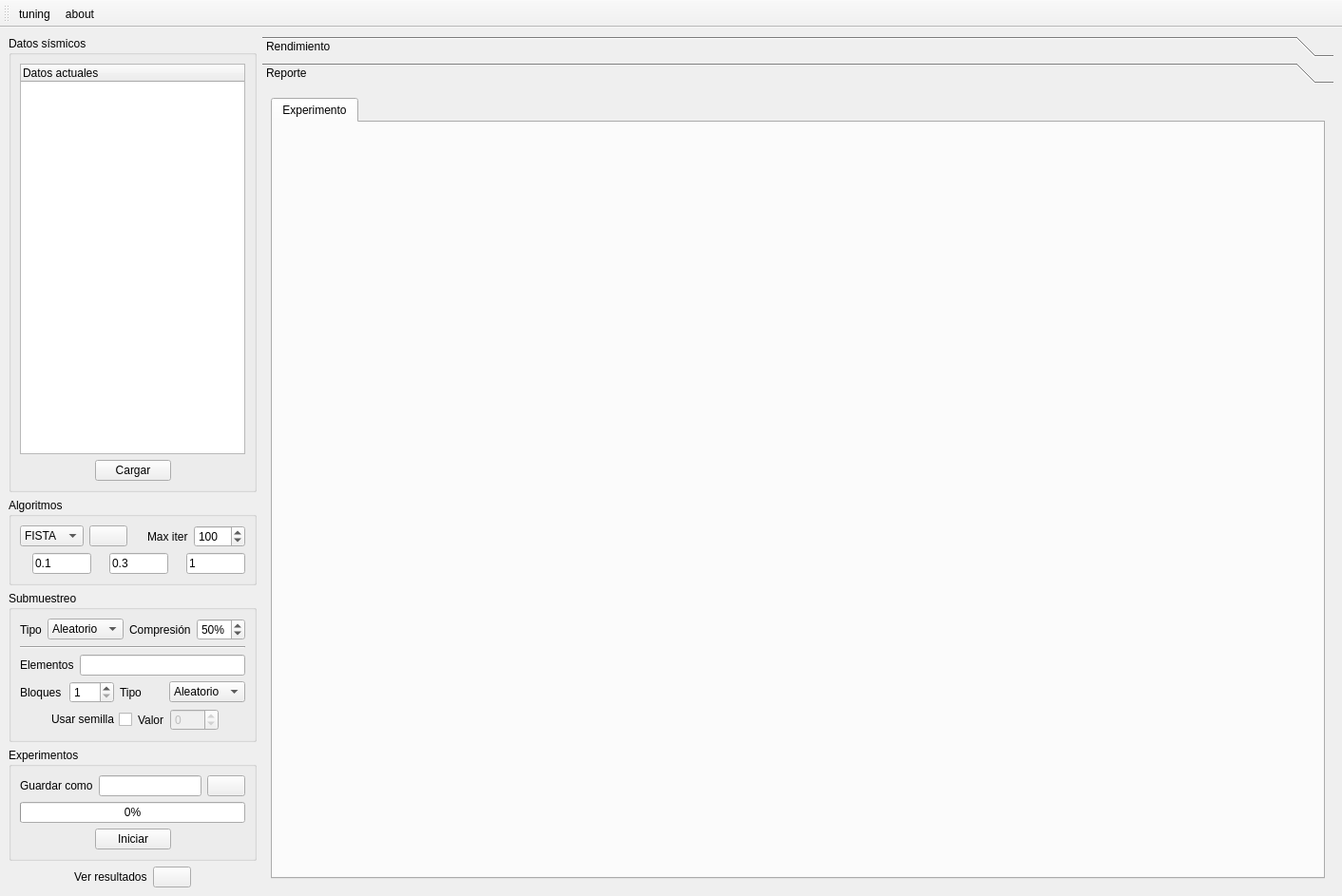
<?xml version="1.0" encoding="UTF-8"?>
<ui version="4.0">
 <class>mainWindow</class>
 <widget class="QMainWindow" name="mainWindow">
  <property name="geometry">
   <rect>
    <x>0</x>
    <y>0</y>
    <width>1412</width>
    <height>943</height>
   </rect>
  </property>
  <property name="windowTitle">
   <string>9836 Proyecto de Sísmica</string>
  </property>
  <widget class="QWidget" name="centralwidget">
   <layout class="QHBoxLayout" name="horizontalLayout_2" stretch="1,10">
    <item>
     <layout class="QVBoxLayout" name="mainLayout" stretch="0,0,0,0,0">
      <item>
       <widget class="QGroupBox" name="inputGroupBox">
        <property name="title">
         <string>Datos sísmicos</string>
        </property>
        <layout class="QVBoxLayout" name="verticalLayout_7">
         <item>
          <widget class="QTreeWidget" name="dataTreeWidget">
           <column>
            <property name="text">
             <string>Datos actuales</string>
            </property>
           </column>
          </widget>
         </item>
         <item>
          <layout class="QHBoxLayout" name="horizontalLayout">
           <item>
            <spacer name="loadHSpacer1">
             <property name="orientation">
              <enum>Qt::Horizontal</enum>
             </property>
             <property name="sizeHint" stdset="0">
              <size>
               <width>13</width>
               <height>20</height>
              </size>
             </property>
            </spacer>
           </item>
           <item>
            <widget class="QPushButton" name="loadPushButton">
             <property name="text">
              <string>Cargar</string>
             </property>
            </widget>
           </item>
           <item>
            <spacer name="loadHSpacer2">
             <property name="orientation">
              <enum>Qt::Horizontal</enum>
             </property>
             <property name="sizeHint" stdset="0">
              <size>
               <width>13</width>
               <height>20</height>
              </size>
             </property>
            </spacer>
           </item>
          </layout>
         </item>
        </layout>
       </widget>
      </item>
      <item>
       <widget class="QGroupBox" name="algorithmGroupBox">
        <property name="title">
         <string>Algoritmos</string>
        </property>
        <layout class="QVBoxLayout" name="verticalLayout_2">
         <item>
          <layout class="QHBoxLayout" name="algorithmHLayout">
           <item>
            <widget class="QComboBox" name="algorithmComboBox">
             <item>
              <property name="text">
               <string>FISTA</string>
              </property>
             </item>
             <item>
              <property name="text">
               <string>GAP</string>
              </property>
             </item>
             <item>
              <property name="text">
               <string>TwIST</string>
              </property>
             </item>
             <item>
              <property name="text">
               <string>ADMM</string>
              </property>
             </item>
            </widget>
           </item>
           <item>
            <widget class="QPushButton" name="algorithmPushButton">
             <property name="enabled">
              <bool>true</bool>
             </property>
             <property name="toolTip">
              <string>Ver ecuación</string>
             </property>
             <property name="autoFillBackground">
              <bool>false</bool>
             </property>
             <property name="text">
              <string/>
             </property>
             <property name="icon">
              <iconset resource="../assets/assets.qrc">
               <normaloff>:/icons/icons/view.png</normaloff>:/icons/icons/view.png</iconset>
             </property>
            </widget>
           </item>
           <item>
            <spacer name="algorithmHSpacer">
             <property name="orientation">
              <enum>Qt::Horizontal</enum>
             </property>
             <property name="sizeHint" stdset="0">
              <size>
               <width>13</width>
               <height>20</height>
              </size>
             </property>
            </spacer>
           </item>
           <item>
            <widget class="QLabel" name="maxiterLabel">
             <property name="text">
              <string>Max iter</string>
             </property>
            </widget>
           </item>
           <item>
            <widget class="QSpinBox" name="maxiterSpinBox">
             <property name="minimum">
              <number>1</number>
             </property>
             <property name="maximum">
              <number>9999</number>
             </property>
             <property name="value">
              <number>100</number>
             </property>
            </widget>
           </item>
          </layout>
         </item>
         <item>
          <layout class="QHBoxLayout" name="paramsHLayout">
           <item>
            <widget class="QLabel" name="param1Label">
             <property name="text">
              <string/>
             </property>
             <property name="textFormat">
              <enum>Qt::AutoText</enum>
             </property>
             <property name="pixmap">
              <pixmap resource="../assets/assets.qrc">:/equations/equations/lambda.png</pixmap>
             </property>
             <property name="scaledContents">
              <bool>true</bool>
             </property>
             <property name="wordWrap">
              <bool>false</bool>
             </property>
             <property name="margin">
              <number>0</number>
             </property>
             <property name="indent">
              <number>-1</number>
             </property>
            </widget>
           </item>
           <item>
            <widget class="QLineEdit" name="param1LineEdit">
             <property name="text">
              <string>0.1</string>
             </property>
            </widget>
           </item>
           <item>
            <widget class="QLabel" name="param2Label">
             <property name="enabled">
              <bool>true</bool>
             </property>
             <property name="sizePolicy">
              <sizepolicy hsizetype="Preferred" vsizetype="Preferred">
               <horstretch>0</horstretch>
               <verstretch>0</verstretch>
              </sizepolicy>
             </property>
             <property name="text">
              <string/>
             </property>
             <property name="pixmap">
              <pixmap resource="../assets/assets.qrc">:/equations/equations/mu.png</pixmap>
             </property>
             <property name="scaledContents">
              <bool>true</bool>
             </property>
            </widget>
           </item>
           <item>
            <widget class="QLineEdit" name="param2LineEdit">
             <property name="text">
              <string>0.3</string>
             </property>
            </widget>
           </item>
           <item>
            <widget class="QLabel" name="param3Label">
             <property name="text">
              <string/>
             </property>
             <property name="pixmap">
              <pixmap resource="../assets/assets.qrc">:/equations/equations/rho.png</pixmap>
             </property>
            </widget>
           </item>
           <item>
            <widget class="QLineEdit" name="param3LineEdit">
             <property name="text">
              <string>1</string>
             </property>
            </widget>
           </item>
          </layout>
         </item>
        </layout>
       </widget>
      </item>
      <item>
       <widget class="QGroupBox" name="samplingGroupBox">
        <property name="title">
         <string>Submuestreo</string>
        </property>
        <layout class="QVBoxLayout" name="verticalLayout_3">
         <item>
          <layout class="QHBoxLayout" name="samplingHLayout">
           <item>
            <widget class="QLabel" name="samplingTypeLabel">
             <property name="text">
              <string>Tipo</string>
             </property>
            </widget>
           </item>
           <item>
            <widget class="QComboBox" name="samplingTypeComboBox">
             <item>
              <property name="text">
               <string>Aleatorio</string>
              </property>
             </item>
             <item>
              <property name="text">
               <string>Uniforme</string>
              </property>
             </item>
             <item>
              <property name="text">
               <string>Jitter</string>
              </property>
             </item>
             <item>
              <property name="text">
               <string>Lista</string>
              </property>
             </item>
            </widget>
           </item>
           <item>
            <spacer name="compressHSpacer">
             <property name="orientation">
              <enum>Qt::Horizontal</enum>
             </property>
             <property name="sizeHint" stdset="0">
              <size>
               <width>40</width>
               <height>20</height>
              </size>
             </property>
            </spacer>
           </item>
           <item>
            <widget class="QLabel" name="compressLabel">
             <property name="text">
              <string>Compresión</string>
             </property>
            </widget>
           </item>
           <item>
            <widget class="QSpinBox" name="compressSpinBox">
             <property name="suffix">
              <string>%</string>
             </property>
             <property name="prefix">
              <string/>
             </property>
             <property name="minimum">
              <number>1</number>
             </property>
             <property name="maximum">
              <number>99</number>
             </property>
             <property name="value">
              <number>50</number>
             </property>
            </widget>
           </item>
          </layout>
         </item>
         <item>
          <widget class="Line" name="samplingHLine">
           <property name="orientation">
            <enum>Qt::Horizontal</enum>
           </property>
          </widget>
         </item>
         <item>
          <layout class="QHBoxLayout" name="elementHLayout">
           <item>
            <widget class="QLabel" name="elementLabel">
             <property name="text">
              <string>Elementos</string>
             </property>
            </widget>
           </item>
           <item>
            <widget class="QLineEdit" name="elementLineEdit"/>
           </item>
          </layout>
         </item>
         <item>
          <layout class="QHBoxLayout" name="jitterHLayout">
           <item>
            <widget class="QLabel" name="jitterBlockLabel">
             <property name="text">
              <string>Bloques</string>
             </property>
            </widget>
           </item>
           <item>
            <widget class="QSpinBox" name="jitterBlockSpinBox">
             <property name="suffix">
              <string/>
             </property>
             <property name="prefix">
              <string/>
             </property>
             <property name="minimum">
              <number>1</number>
             </property>
             <property name="maximum">
              <number>999</number>
             </property>
            </widget>
           </item>
           <item>
            <widget class="QLabel" name="jitterTypeLabel">
             <property name="text">
              <string>Tipo</string>
             </property>
            </widget>
           </item>
           <item>
            <widget class="QComboBox" name="jitterComboBox">
             <item>
              <property name="text">
               <string>Aleatorio</string>
              </property>
             </item>
             <item>
              <property name="text">
               <string>Uniforme</string>
              </property>
             </item>
            </widget>
           </item>
          </layout>
         </item>
         <item>
          <layout class="QHBoxLayout" name="sdHLayout">
           <item>
            <spacer name="seedHSpacer1">
             <property name="orientation">
              <enum>Qt::Horizontal</enum>
             </property>
             <property name="sizeHint" stdset="0">
              <size>
               <width>40</width>
               <height>20</height>
              </size>
             </property>
            </spacer>
           </item>
           <item>
            <layout class="QHBoxLayout" name="seedHLayout">
             <item>
              <widget class="QCheckBox" name="seedCheckBox">
               <property name="layoutDirection">
                <enum>Qt::RightToLeft</enum>
               </property>
               <property name="text">
                <string>Usar semilla</string>
               </property>
              </widget>
             </item>
             <item>
              <widget class="QLabel" name="seedLabel">
               <property name="text">
                <string>Valor</string>
               </property>
              </widget>
             </item>
             <item>
              <widget class="QSpinBox" name="seedSpinBox">
               <property name="enabled">
                <bool>false</bool>
               </property>
               <property name="suffix">
                <string/>
               </property>
               <property name="prefix">
                <string/>
               </property>
               <property name="minimum">
                <number>-999</number>
               </property>
               <property name="maximum">
                <number>999</number>
               </property>
              </widget>
             </item>
            </layout>
           </item>
           <item>
            <spacer name="seedHSpacer2">
             <property name="orientation">
              <enum>Qt::Horizontal</enum>
             </property>
             <property name="sizeHint" stdset="0">
              <size>
               <width>40</width>
               <height>20</height>
              </size>
             </property>
            </spacer>
           </item>
          </layout>
         </item>
        </layout>
       </widget>
      </item>
      <item>
       <widget class="QGroupBox" name="runGroupBox">
        <property name="title">
         <string>Experimentos</string>
        </property>
        <layout class="QVBoxLayout" name="verticalLayout">
         <item>
          <layout class="QHBoxLayout" name="saveAsHLayout">
           <item>
            <widget class="QLabel" name="saveAsLabel">
             <property name="text">
              <string>Guardar como</string>
             </property>
            </widget>
           </item>
           <item>
            <widget class="QLineEdit" name="saveAsLineEdit"/>
           </item>
           <item>
            <widget class="QPushButton" name="saveAsPushButton">
             <property name="text">
              <string/>
             </property>
             <property name="icon">
              <iconset resource="../assets/assets.qrc">
               <normaloff>:/icons/icons/save.png</normaloff>:/icons/icons/save.png</iconset>
             </property>
            </widget>
           </item>
          </layout>
         </item>
         <item>
          <widget class="QProgressBar" name="experimentProgressBar">
           <property name="value">
            <number>0</number>
           </property>
          </widget>
         </item>
         <item>
          <layout class="QHBoxLayout" name="startHLayout">
           <item>
            <spacer name="startHSpacer1">
             <property name="orientation">
              <enum>Qt::Horizontal</enum>
             </property>
             <property name="sizeHint" stdset="0">
              <size>
               <width>40</width>
               <height>20</height>
              </size>
             </property>
            </spacer>
           </item>
           <item>
            <widget class="QPushButton" name="startPushButton">
             <property name="text">
              <string>Iniciar</string>
             </property>
            </widget>
           </item>
           <item>
            <spacer name="startHSpacer2">
             <property name="orientation">
              <enum>Qt::Horizontal</enum>
             </property>
             <property name="sizeHint" stdset="0">
              <size>
               <width>40</width>
               <height>20</height>
              </size>
             </property>
            </spacer>
           </item>
          </layout>
         </item>
        </layout>
       </widget>
      </item>
      <item>
       <layout class="QHBoxLayout" name="horizontalLayout_4">
        <item>
         <spacer name="horizontalSpacer">
          <property name="orientation">
           <enum>Qt::Horizontal</enum>
          </property>
          <property name="sizeHint" stdset="0">
           <size>
            <width>40</width>
            <height>20</height>
           </size>
          </property>
         </spacer>
        </item>
        <item>
         <widget class="QLabel" name="label">
          <property name="text">
           <string>Ver resultados</string>
          </property>
         </widget>
        </item>
        <item>
         <widget class="QPushButton" name="pushButton">
          <property name="autoFillBackground">
           <bool>false</bool>
          </property>
          <property name="text">
           <string/>
          </property>
          <property name="icon">
           <iconset resource="../assets/assets.qrc">
            <normaloff>:/icons/icons/report.png</normaloff>:/icons/icons/report.png</iconset>
          </property>
          <property name="autoDefault">
           <bool>false</bool>
          </property>
          <property name="default">
           <bool>false</bool>
          </property>
          <property name="flat">
           <bool>false</bool>
          </property>
         </widget>
        </item>
        <item>
         <spacer name="horizontalSpacer_2">
          <property name="orientation">
           <enum>Qt::Horizontal</enum>
          </property>
          <property name="sizeHint" stdset="0">
           <size>
            <width>40</width>
            <height>20</height>
           </size>
          </property>
         </spacer>
        </item>
       </layout>
      </item>
     </layout>
    </item>
    <item>
     <widget class="QToolBox" name="resultsToolBox">
      <property name="currentIndex">
       <number>1</number>
      </property>
      <widget class="QWidget" name="performancePage">
       <property name="geometry">
        <rect>
         <x>0</x>
         <y>0</y>
         <width>1069</width>
         <height>824</height>
        </rect>
       </property>
       <attribute name="label">
        <string>Rendimiento</string>
       </attribute>
       <layout class="QVBoxLayout" name="verticalLayout_5">
        <item>
         <widget class="QTabWidget" name="performanceTabWidget">
          <property name="currentIndex">
           <number>0</number>
          </property>
          <widget class="QWidget" name="expPerformanceTab1">
           <attribute name="title">
            <string>Experimento</string>
           </attribute>
           <layout class="QHBoxLayout" name="horizontalLayout_3" stretch="9">
            <item>
             <widget class="QWidget" name="graphicPerformanceWidget" native="true">
              <layout class="QVBoxLayout" name="verticalLayout_11">
               <property name="spacing">
                <number>0</number>
               </property>
               <property name="leftMargin">
                <number>0</number>
               </property>
               <property name="topMargin">
                <number>0</number>
               </property>
               <property name="rightMargin">
                <number>0</number>
               </property>
               <property name="bottomMargin">
                <number>0</number>
               </property>
               <item>
                <layout class="QVBoxLayout" name="graphicPerformanceVLayout">
                 <property name="spacing">
                  <number>0</number>
                 </property>
                </layout>
               </item>
              </layout>
             </widget>
            </item>
           </layout>
          </widget>
         </widget>
        </item>
       </layout>
      </widget>
      <widget class="QWidget" name="reportPage">
       <property name="geometry">
        <rect>
         <x>0</x>
         <y>0</y>
         <width>1069</width>
         <height>824</height>
        </rect>
       </property>
       <attribute name="label">
        <string>Reporte</string>
       </attribute>
       <layout class="QVBoxLayout" name="verticalLayout_9">
        <item>
         <widget class="QTabWidget" name="reportTabWidget">
          <property name="currentIndex">
           <number>0</number>
          </property>
          <widget class="QWidget" name="expReportTab1">
           <attribute name="title">
            <string>Experimento</string>
           </attribute>
           <layout class="QVBoxLayout" name="verticalLayout_6" stretch="0">
            <item>
             <widget class="QWidget" name="graphicReportWidget" native="true">
              <layout class="QVBoxLayout" name="verticalLayout_12">
               <property name="spacing">
                <number>0</number>
               </property>
               <property name="leftMargin">
                <number>0</number>
               </property>
               <property name="topMargin">
                <number>0</number>
               </property>
               <property name="rightMargin">
                <number>0</number>
               </property>
               <property name="bottomMargin">
                <number>0</number>
               </property>
               <item>
                <layout class="QVBoxLayout" name="graphicReportVLayout"/>
               </item>
              </layout>
             </widget>
            </item>
           </layout>
          </widget>
         </widget>
        </item>
       </layout>
      </widget>
     </widget>
    </item>
   </layout>
  </widget>
  <widget class="QToolBar" name="toolBar">
   <property name="windowTitle">
    <string>toolBar</string>
   </property>
   <attribute name="toolBarArea">
    <enum>TopToolBarArea</enum>
   </attribute>
   <attribute name="toolBarBreak">
    <bool>false</bool>
   </attribute>
   <addaction name="tuningAction"/>
   <addaction name="aboutOfAction"/>
  </widget>
  <action name="aboutOfAction">
   <property name="icon">
    <iconset resource="../assets/assets.qrc">
     <normaloff>:/icons/icons/info.png</normaloff>:/icons/icons/info.png</iconset>
   </property>
   <property name="text">
    <string>about</string>
   </property>
   <property name="toolTip">
    <string>&lt;html&gt;&lt;head/&gt;&lt;body&gt;&lt;p&gt;Acerca de este proyecto&lt;/p&gt;&lt;/body&gt;&lt;/html&gt;</string>
   </property>
  </action>
  <action name="reportAction">
   <property name="icon">
    <iconset resource="../assets/assets.qrc">
     <normaloff>:/icons/icons/report.png</normaloff>:/icons/icons/report.png</iconset>
   </property>
   <property name="text">
    <string>report</string>
   </property>
   <property name="toolTip">
    <string>Visualización de resultados</string>
   </property>
  </action>
  <action name="mainAction">
   <property name="icon">
    <iconset resource="../assets/assets.qrc">
     <normaloff>:/icons/icons/main.png</normaloff>:/icons/icons/main.png</iconset>
   </property>
   <property name="text">
    <string>main</string>
   </property>
   <property name="toolTip">
    <string>Ir al menú principal</string>
   </property>
  </action>
  <action name="tuningAction">
   <property name="icon">
    <iconset resource="../assets/assets.qrc">
     <normaloff>:/icons/icons/tuning.png</normaloff>:/icons/icons/tuning.png</iconset>
   </property>
   <property name="text">
    <string>tuning</string>
   </property>
   <property name="toolTip">
    <string>Ajuste de parámetros</string>
   </property>
  </action>
 </widget>
 <resources>
  <include location="../assets/assets.qrc"/>
 </resources>
 <connections/>
</ui>
